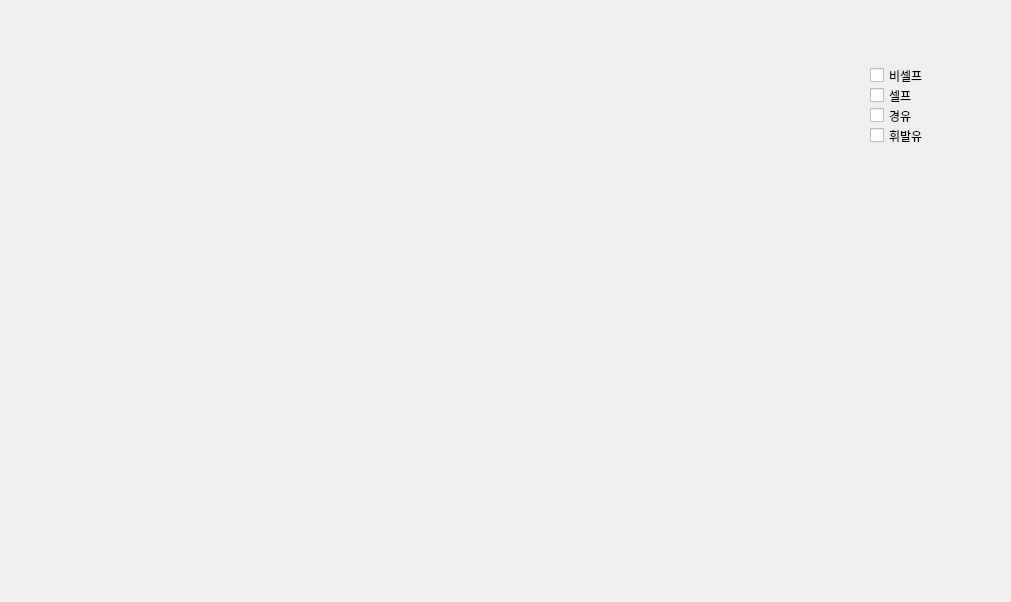
<?xml version="1.0" encoding="UTF-8"?>
<ui version="4.0">
 <class>Dialog</class>
 <widget class="QDialog" name="Dialog">
  <property name="geometry">
   <rect>
    <x>0</x>
    <y>0</y>
    <width>1011</width>
    <height>602</height>
   </rect>
  </property>
  <property name="windowTitle">
   <string>Dialog</string>
  </property>
  <widget class="QWidget" name="verticalLayoutWidget">
   <property name="geometry">
    <rect>
     <x>10</x>
     <y>10</y>
     <width>841</width>
     <height>571</height>
    </rect>
   </property>
   <layout class="QVBoxLayout" name="Graph1"/>
  </widget>
  <widget class="QCheckBox" name="self">
   <property name="geometry">
    <rect>
     <x>870</x>
     <y>60</y>
     <width>121</width>
     <height>31</height>
    </rect>
   </property>
   <property name="text">
    <string>비셀프</string>
   </property>
  </widget>
  <widget class="QCheckBox" name="non_self">
   <property name="geometry">
    <rect>
     <x>870</x>
     <y>80</y>
     <width>121</width>
     <height>31</height>
    </rect>
   </property>
   <property name="text">
    <string>셀프</string>
   </property>
  </widget>
  <widget class="QCheckBox" name="gasoline">
   <property name="geometry">
    <rect>
     <x>870</x>
     <y>100</y>
     <width>121</width>
     <height>31</height>
    </rect>
   </property>
   <property name="text">
    <string>경유</string>
   </property>
  </widget>
  <widget class="QCheckBox" name="patrolium">
   <property name="geometry">
    <rect>
     <x>870</x>
     <y>120</y>
     <width>121</width>
     <height>31</height>
    </rect>
   </property>
   <property name="text">
    <string>휘발유</string>
   </property>
  </widget>
 </widget>
 <resources/>
 <connections/>
</ui>
